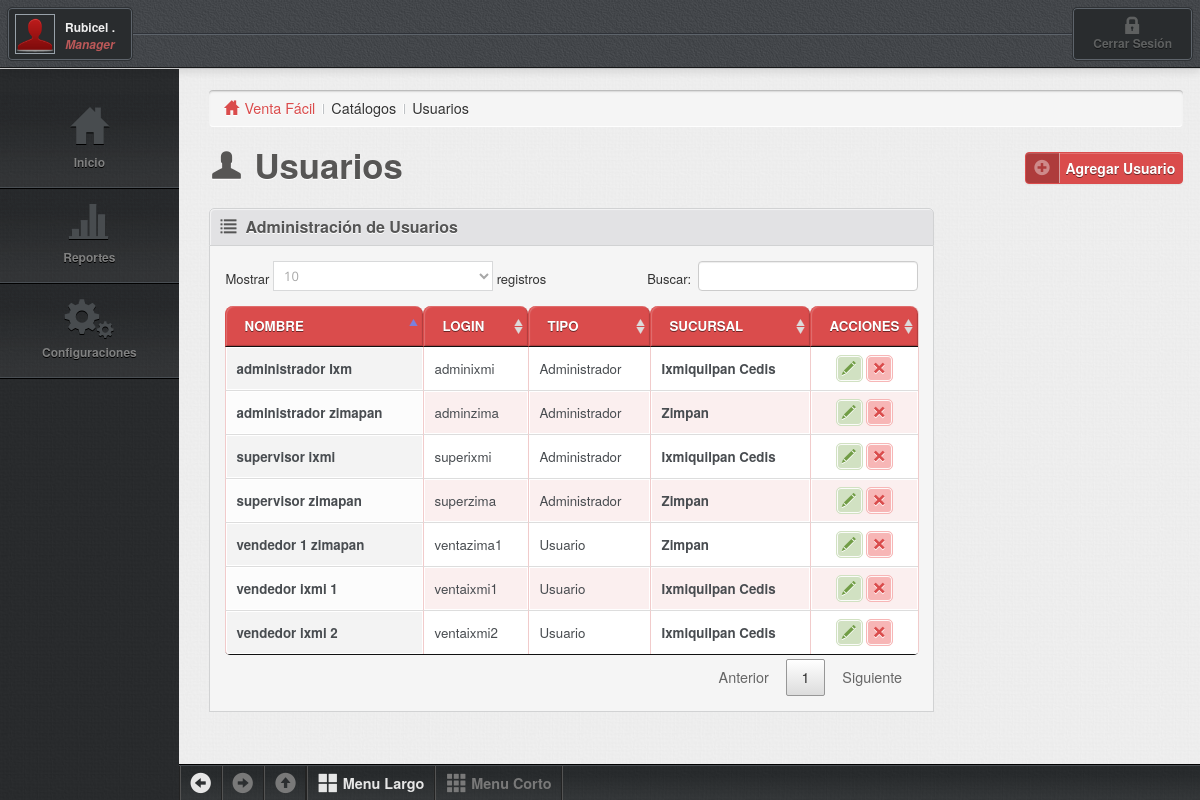
Screenshot of /catalogos/usuarios.php (signed in) with the database file from the repository.
### tables this page shows
CREATE TABLE IF NOT EXISTS `catusuarios` (
  `idunicou` int(12) NOT NULL AUTO_INCREMENT COMMENT 'id unico del usuario',
  `idunicoe` int(12) DEFAULT NULL COMMENT 'id unico de la empresa',
  `login` varchar(10) DEFAULT NULL COMMENT 'login del usuario',
  `password` varchar(10) DEFAULT NULL COMMENT 'contraseña del usuario',
  `nombre` varchar(50) DEFAULT NULL COMMENT 'nombre completo del usuario',
  `tipo` int(1) DEFAULT NULL COMMENT 'tipo de usuario 0=usuario 1=supervisor 2=administrador',
  `idunicos` int(12) DEFAULT NULL COMMENT 'idunico de la sucursal a la que entra 0=entra a todas las sucursales de la empresa',
  KEY `Índice 1` (`idunicou`)
);

CREATE TABLE IF NOT EXISTS `sucursal` (
  `idunicos` int(12) NOT NULL AUTO_INCREMENT COMMENT 'id unico de la sucursal ',
  `idunicoe` int(12) DEFAULT NULL COMMENT 'id unico de la empresa',
  `nombre` varchar(100) DEFAULT NULL COMMENT 'nombre de la sucursal',
  `rfc` varchar(30) DEFAULT NULL COMMENT 'rfc de la sucursal',
  `calle` varchar(30) DEFAULT NULL COMMENT 'calle de la sucursal',
  `colonia` varchar(30) DEFAULT NULL COMMENT 'colonia',
  `estado` varchar(30) DEFAULT NULL COMMENT 'estado',
  `municipio` varchar(30) DEFAULT NULL COMMENT 'municipio',
  `telefono` varchar(10) DEFAULT NULL COMMENT 'telefono',
  `status` int(1) DEFAULT NULL COMMENT 'status de la susucrsal 0=prueba 1=activo 2=suspendida 3 baja ',
  `tipopago` int(1) DEFAULT NULL COMMENT 'tipo de pago 0= anual 1=vitalicio',
  `fechaalta` date DEFAULT NULL COMMENT 'fecha de alta',
  `fppago` date DEFAULT NULL COMMENT 'fecha proxima de pago',
  KEY `Índice 1` (`idunicos`)
);

### catalogos_listar/usuarios_listar.php (the view, shortened to what this page needs)
<?php
	include "../conexion/conexion.php";
?>
<div class="widget-head">
	<h4 class="heading glyphicons list"><i></i>Administración de Usuarios</h4>
</div>
<div class="widget-body">
	<table id="example" class="display table table-bordered table-condensed table-striped table-primary table-vertical-center checkboxs js-table-sortable" cellspacing="0" width="100%">
		<thead>
			<tr>
				<th>Nombre</th>
				<th>Login</th>
				<th>Tipo</th>
				<th>Sucursal</th>
				<th class="center" width="60">Acciones</th>
			</tr>
		</thead>
		<tbody>
			<?php
			$idregistro=$_SESSION["pvtacommand_idregistro"];
			$idunicoe=$_SESSION["pvtacommand_idunicoe"];
			if ($idregistro<>0){
				$consulta="select a.idunicou,a.login,a.nombre,a.tipo,a.idunicos from catusuarios as a left join empresa as b on a.idunicoe=b.idunicoe left join registro as c on b.idregistro=c.idregistro where c.idregistro='$idregistro' order by a.idunicoe";
			}else{
			$consulta="select a.idunicou,a.login,a.nombre,a.tipo,a.idunicos from catusuarios as a left join empresa as b on a.idunicoe=b.idunicoe where b.idunicoe='$idunicoe' order by a.idunicoe";
			}
			$recordset = mysqli_query($link,$consulta);
			while($registro = mysqli_fetch_array($recordset)){
				$idunicou=$registro["idunicou"];
				$login=$registro["login"];
				$nombre=utf8_encode($registro["nombre"]);
				$tipo=$registro["tipo"];
				$idunicos=$registro["idunicos"];
				$sucursal="";
				switch ($tipo) {
					case 0:$tipo="Usuario";break;
					case 2:$tipo="Administrador";break;
				}
				$consulta="select nombre from sucursal where idunicos='$idunicos'";
				$recordset2 = mysqli_query($link,$consulta);
				while($registro2 = mysqli_fetch_array($recordset2)){
					$sucursal=$registro2["nombre"];
				}
				echo'<tr class="selectable">';
					echo'<td><strong>'.$nombre.'</strong></td>';
					echo'<td>'.$login.'</td>';
					echo'<td>'.$tipo.'</td>';
					echo'<td><strong>'.$sucursal.'</strong></td>';
					echo'
						<td class="center">
							<a href="#" onClick="acciones(2,'.$idunicou.');" title="modificar" class="btn-action glyphicons pencil btn-success"><i></i></a>
							<a href="#" onClick="acciones(3,'.$idunicou.');" title="eliminar" class="btn-action glyphicons remove_2 btn-danger"><i></i></a>
						</td>';
				echo'</tr>';
			}
			?>
		</tbody>
	</table>
</div>

### theme/css/demo.css (style rules this page uses)
body { font: 90%/1.45em "Helvetica Neue", HelveticaNeue, Arial, Helvetica, sans-serif; margin: 0; padding: 0; color: #333; background-color: #fff; }
a { cursor: pointer; color: #3174c7; text-decoration: none; }

### rows the page displays
catusuarios: nombre "administrador zimapan", login "adminzima", tipo "Administrador", idunicos.nombre "Zimpan"
catusuarios: nombre "vendedor ixmi 2", login "ventaixmi2", tipo "Usuario", idunicos.nombre "Ixmiquilpan Cedis"
catusuarios: nombre "vendedor ixmi 1", login "ventaixmi1", tipo "Usuario", idunicos.nombre "Ixmiquilpan Cedis"
catusuarios: nombre "vendedor 1 zimapan", login "ventazima1", tipo "Usuario", idunicos.nombre "Zimpan"
catusuarios: nombre "supervisor ixmi", login "superixmi", tipo "Administrador", idunicos.nombre "Ixmiquilpan Cedis"
catusuarios: nombre "supervisor zimapan", login "superzima", tipo "Administrador", idunicos.nombre "Zimpan"
catusuarios: nombre "administrador Ixm", login "adminixmi", tipo "Administrador", idunicos.nombre "Ixmiquilpan Cedis"

### other values shown
$nombreuser "Rubicel ."
$tipouser "Manager"
$sys_nombre "Venta Fácil"
$categoria "Catálogos"
$submenu "Usuarios"
